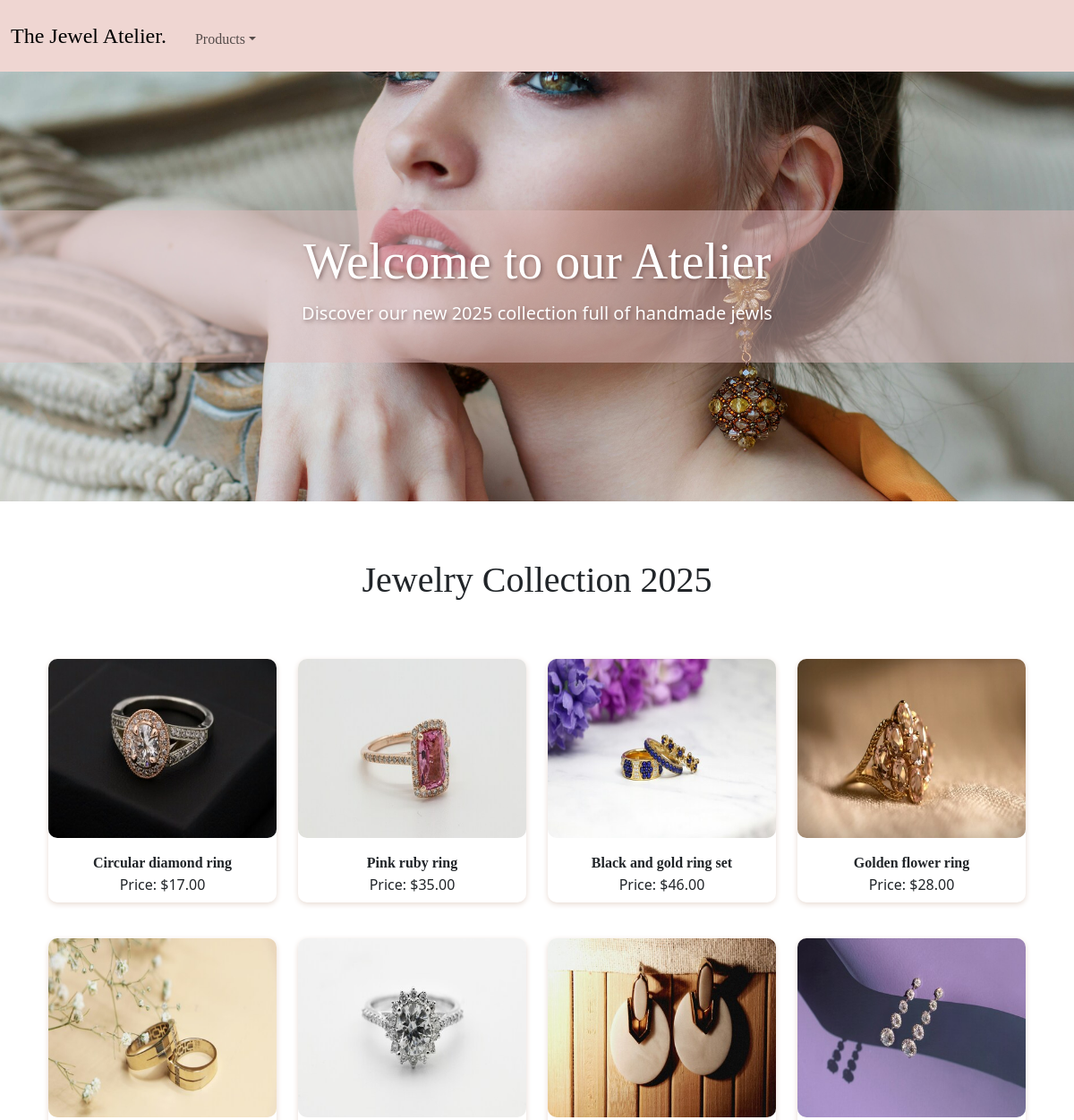
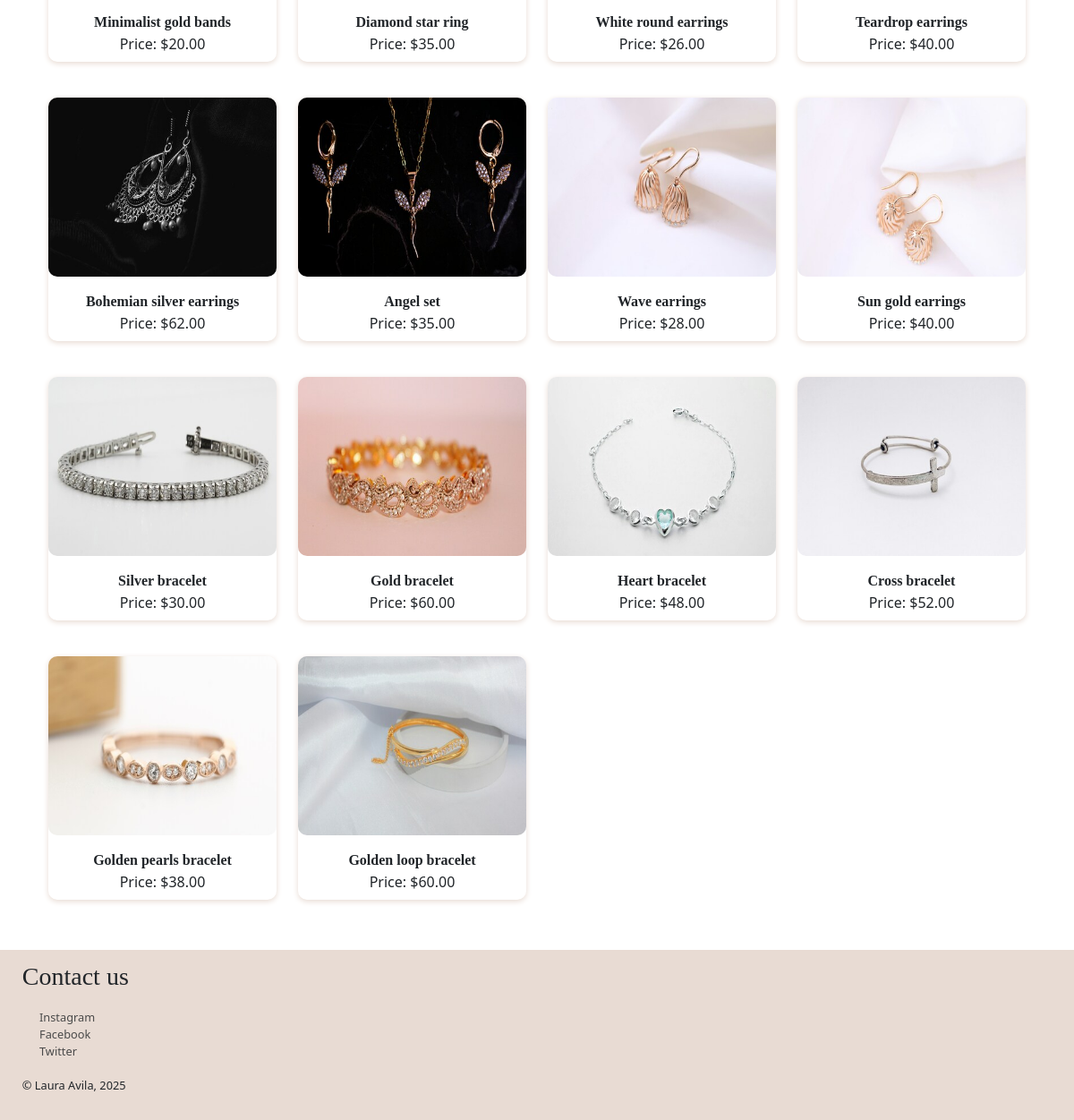
The page / on the database its author committed (2 pictures, top to bottom).
### tables this page shows
CREATE TABLE `products` (
  `products_id` int(4) UNSIGNED NOT NULL,
  `prod_image` varchar(200) NOT NULL,
  `prod_code` varchar(50) NOT NULL,
  `prod_name` varchar(100) NOT NULL,
  `prod_price` decimal(5,2) NOT NULL
);

### web-service/get-data.php (called while the page is built, shortened)
<?php
$q = 'SELECT
        products_id,
        prod_image,
        prod_code,
        prod_name,
        prod_price
      FROM
        products';
try {
      if (isset($link)) {
            $prepared = $link->prepare($q);
            $prepared->execute();
            $data = $prepared->fetchAll(PDO::FETCH_ASSOC);
      }
} catch (PDOException $error) {
      echo '<p><mark>' . $error->getMessage() . '</mark></p>';
}
$prod_code = null;
try {
    if (isset($link)) {
        if ($prod_code) {
            $q = 'SELECT products_id, prod_image, prod_code, prod_name, prod_price FROM products WHERE prod_code = :prod_code';
            $prepared = $link->prepare($q);
            $prepared->bindParam(':prod_code', $prod_code, PDO::PARAM_INT);
            $prepared->execute();
        } else {
            $q = 'SELECT products_id, prod_image, prod_code, prod_name, prod_price FROM products';
            $prepared = $link->prepare($q);
            $prepared->execute();
        }
        $data = $prepared->fetchAll(PDO::FETCH_ASSOC);
    }
} catch (PDOException $error) {
    echo '<p><mark>' . $error->getMessage() . '</mark></p>';
}
?>

### includes/print-markup.php (the view)
<?php
if (isset($data)) {
    echo '<div class="container"><div class="row text-center">';
    foreach ($data as $product) {
        echo '<div class="col-12 col-md-4 col-lg-3 mb-4">
                <figure>
                    <img src="' . htmlspecialchars($product['prod_image']) . '" alt="' . htmlspecialchars($product['prod_name']) . '" class="img-fluid productimg" />
                    <figcaption>
                        <ul>
                            <li>' . htmlspecialchars($product['prod_name']) . '</li>
                            <li>Price: $' . htmlspecialchars($product['prod_price']) . '</li>
                        </ul>
                    </figcaption>
                </figure>
              </div>';
    }
    echo '</div></div>';
} else {
    echo '<h3><b>No such product in our store.</b></h3>';
}
?>

### includes/header.php (shortened to what this page needs)
<!DOCTYPE html>
<html lang="en">
<head>
    <link href="https://cdn.jsdelivr.net/npm/bootstrap@5.3.7/dist/css/bootstrap.min.css" rel="stylesheet" />
    <link rel="stylesheet" href="css/style.css" />
</head>

### includes/navigation.php (shortened to what this page needs)
<nav class="navbar navbar-expand-lg">
    <div class="container-fluid ">
        <a class="navbar-brand" href="index.php">The Jewel Atelier.</a>
        <div class="collapse navbar-collapse" id="navbarNavDropdown">
            <ul class="navbar-nav">
                <li class="nav-item dropdown">
                    <a class="nav-link dropdown-toggle" href="#" role="button" data-bs-toggle="dropdown">Products</a>
                </li>
            </ul>
        </div>
    </div>
</nav>

### index.php
<?php
include 'db-connection/connect.php';
include("web-service/get-data.php");
?>
<?php include("includes/header.php"); ?>
<?php include("includes/navigation.php"); ?>
<body>
    <div class="hero-section text-white text-center d-flex align-items-center justify-content-center">
        <div class="overlay">
            <h1 class="display-4">Welcome to our Atelier</h1>
            <p class="lead">Discover our new 2025 collection full of handmade jewls</p>
        </div>
    </div>
    <main class="container mt-4">
        <h1 class="text-center mb-4 title">Jewelry Collection 2025</h1>
        <?php include 'includes/print-markup.php' ?>
    </main>
    <?php include("includes/footer.php"); ?>
</body>

### includes/footer.php (shortened to what this page needs)
<footer class="container-fluid mt-3">
    <div class="row">
        <div class="col-lg-6 footer">
            <h3>Contact us</h3>
            <ul class="footer">
                <li><a href="#">Instagram</a></li>
                <li><a href="#">Facebook</a></li>
                <li><a href="#">Twitter</a></li>
            </ul>
            <p>&copy; Laura Avila, 2025</p>
        </div>
    </div>
</footer>
</body>
</html>

### css/style.css (style rules this page uses)
.productimg { height: 200px; object-fit: cover; width: 100%; }
ul { text-decoration: none; list-style-type: none; padding: 0.5em; margin: 0.5em; }
figcaption ul li:first-child { font-weight: bold; font-family: "Monserrat"; }
img { border-radius: 10px; }
.hero-section { background-image: url(../design/hero.jpg); background-size: cover; background-position: center; background-repeat: no-repeat; height: 60vh; }
.overlay { background-color: rgba(223, 189, 189, 0.5); padding: 1.5rem; color: white; width: 100vw; text-shadow: 2px 2px 4px rgba(77, 48, 48, 0.541); }
@media (min-width: 801px) { body { font-size: 1rem; } }
a { text-decoration: none; color: #4a4a4a; }
h1, h3 { font-family: "Bodoni Moda"; }
nav { font-family: "Bodoni Moda"; }
.navbar-brand { font-weight: 200; font-size: 1.5rem; }
figure { box-shadow: 0 2px 6px #e8dbd3; border-radius: 10px; }
footer { background-color: #e8dbd3; }
.footer { margin: 1em; font-size: 0.8rem; }
.navbar { background-color: #efd6d2; }
.title { padding: 1em; }

### rows shown on the page
products: prod_image (picture), prod_name "Circular diamond ring", prod_price "17.00"
products: prod_image (picture), prod_name "Pink ruby ring", prod_price "35.00"
products: prod_image (picture), prod_name "Black and gold ring set", prod_price "46.00"
products: prod_image (picture), prod_name "Golden flower ring", prod_price "28.00"
products: prod_image (picture), prod_name "Minimalist gold bands", prod_price "20.00"
products: prod_image (picture), prod_name "Diamond star ring", prod_price "35.00"
products: prod_image (picture), prod_name "White round earrings", prod_price "26.00"
products: prod_image (picture), prod_name "Teardrop earrings", prod_price "40.00"
products: prod_image (picture), prod_name "Bohemian silver earrings", prod_price "62.00"
products: prod_image (picture), prod_name "Angel set", prod_price "35.00"
products: prod_image (picture), prod_name "Wave earrings", prod_price "28.00"
products: prod_image (picture), prod_name "Sun gold earrings", prod_price "40.00"
products: prod_image (picture), prod_name "Silver bracelet", prod_price "30.00"
products: prod_image (picture), prod_name "Gold bracelet", prod_price "60.00"
products: prod_image (picture), prod_name "Heart bracelet", prod_price "48.00"
products: prod_image (picture), prod_name "Cross bracelet", prod_price "52.00"
products: prod_image (picture), prod_name "Golden pearls bracelet", prod_price "38.00"
products: prod_image (picture), prod_name "Golden loop bracelet", prod_price "60.00"
